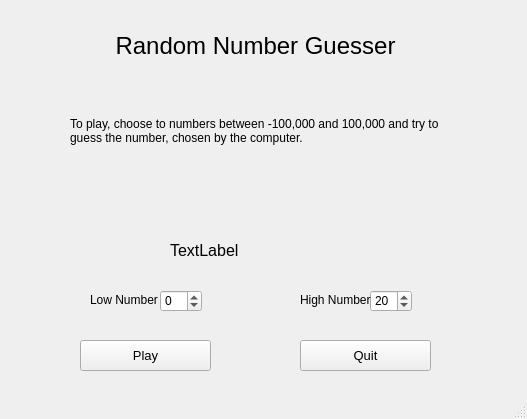
<?xml version="1.0" encoding="UTF-8"?>
<ui version="4.0">
 <class>MainWindow</class>
 <widget class="QMainWindow" name="MainWindow">
  <property name="geometry">
   <rect>
    <x>0</x>
    <y>0</y>
    <width>527</width>
    <height>419</height>
   </rect>
  </property>
  <property name="windowTitle">
   <string>MainWindow</string>
  </property>
  <widget class="QWidget" name="centralwidget">
   <widget class="QSpinBox" name="maxNumSpinBox">
    <property name="geometry">
     <rect>
      <x>370</x>
      <y>290</y>
      <width>42</width>
      <height>22</height>
     </rect>
    </property>
    <property name="minimum">
     <number>-100000</number>
    </property>
    <property name="maximum">
     <number>100000</number>
    </property>
    <property name="value">
     <number>20</number>
    </property>
   </widget>
   <widget class="QLabel" name="maxNumLabel">
    <property name="geometry">
     <rect>
      <x>300</x>
      <y>290</y>
      <width>71</width>
      <height>20</height>
     </rect>
    </property>
    <property name="text">
     <string>High Number</string>
    </property>
   </widget>
   <widget class="QLabel" name="titileLabel">
    <property name="enabled">
     <bool>true</bool>
    </property>
    <property name="geometry">
     <rect>
      <x>20</x>
      <y>20</y>
      <width>471</width>
      <height>51</height>
     </rect>
    </property>
    <property name="font">
     <font>
      <pointsize>18</pointsize>
     </font>
    </property>
    <property name="text">
     <string>Random Number Guesser</string>
    </property>
    <property name="alignment">
     <set>Qt::AlignCenter</set>
    </property>
   </widget>
   <widget class="QPushButton" name="quitButton">
    <property name="geometry">
     <rect>
      <x>300</x>
      <y>340</y>
      <width>131</width>
      <height>31</height>
     </rect>
    </property>
    <property name="font">
     <font>
      <pointsize>10</pointsize>
     </font>
    </property>
    <property name="text">
     <string>Quit</string>
    </property>
   </widget>
   <widget class="QLabel" name="informationLabel">
    <property name="geometry">
     <rect>
      <x>70</x>
      <y>80</y>
      <width>391</width>
      <height>101</height>
     </rect>
    </property>
    <property name="font">
     <font>
      <pointsize>9</pointsize>
     </font>
    </property>
    <property name="text">
     <string>To play, choose to numbers between -100,000 and 100,000 and try to guess the number, chosen by the computer.</string>
    </property>
    <property name="wordWrap">
     <bool>true</bool>
    </property>
   </widget>
   <widget class="QLabel" name="minNumLabel">
    <property name="geometry">
     <rect>
      <x>90</x>
      <y>290</y>
      <width>71</width>
      <height>20</height>
     </rect>
    </property>
    <property name="text">
     <string>Low Number</string>
    </property>
   </widget>
   <widget class="QPushButton" name="startButton">
    <property name="geometry">
     <rect>
      <x>80</x>
      <y>340</y>
      <width>131</width>
      <height>31</height>
     </rect>
    </property>
    <property name="font">
     <font>
      <pointsize>10</pointsize>
     </font>
    </property>
    <property name="text">
     <string>Play</string>
    </property>
   </widget>
   <widget class="QSpinBox" name="minNumSpinBox">
    <property name="geometry">
     <rect>
      <x>160</x>
      <y>290</y>
      <width>42</width>
      <height>22</height>
     </rect>
    </property>
    <property name="minimum">
     <number>-100000</number>
    </property>
    <property name="maximum">
     <number>100000</number>
    </property>
   </widget>
   <widget class="QLabel" name="highScoreMain">
    <property name="geometry">
     <rect>
      <x>170</x>
      <y>240</y>
      <width>181</width>
      <height>21</height>
     </rect>
    </property>
    <property name="font">
     <font>
      <pointsize>12</pointsize>
     </font>
    </property>
    <property name="text">
     <string>TextLabel</string>
    </property>
   </widget>
  </widget>
  <widget class="QMenuBar" name="menubar">
   <property name="geometry">
    <rect>
     <x>0</x>
     <y>0</y>
     <width>527</width>
     <height>21</height>
    </rect>
   </property>
  </widget>
  <widget class="QStatusBar" name="statusbar"/>
 </widget>
 <resources/>
 <connections/>
</ui>
